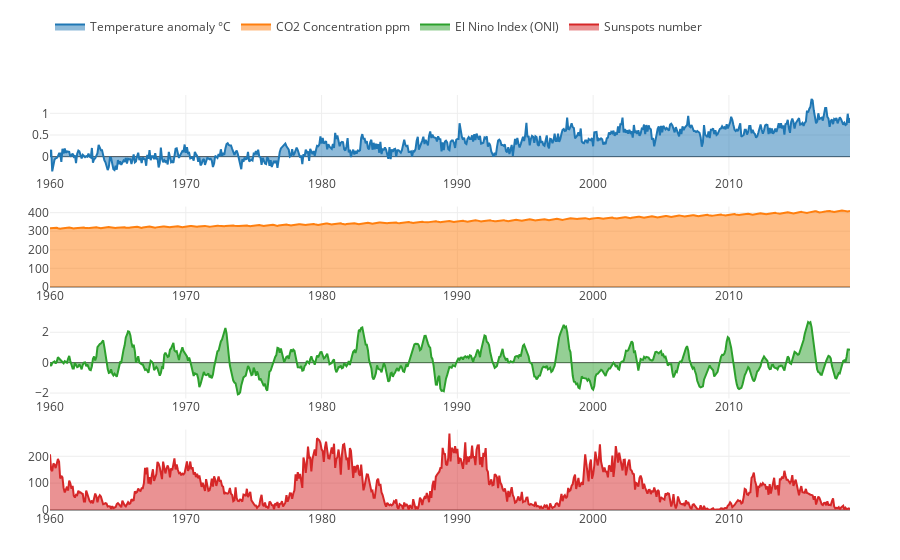

Write notebook code for a chart like this one.
### Markdown cell above
## Excersise 1

### Code cell
trace1 = go.Scatter(
  x=glb_range.index,
  y=glb_range.anomaly,
  name='Temperature anomaly °C',
  fill='tozeroy'
)
trace2 = go.Scatter(
  x=co2_range.index,
  y=co2_range.CO2filled,
  name='CO2 Concentration ppm',
  fill='tozeroy'
)
trace3 = go.Scatter(
  x=oni_range.index,
  y=oni_range.ANOM,
  name='El Nino Index (ONI)',
  fill='tozeroy'
)

trace4 = go.Scatter(
    x=sunspots_range.index,
    y=sunspots_range.SNvalue,
  name='Sunspots number',
  fill='tozeroy'
)



fig = tools.make_subplots(rows=4, cols=1)

fig.append_trace(trace1, 1, 1)
fig.append_trace(trace2, 2, 1)
fig.append_trace(trace3, 3, 1)
fig.append_trace(trace4, 4, 1)

#tighter margins for mobile devices
fig['layout'].update(legend=dict(x=0, y=1.2,orientation="h"),
                     margin=dict(l=50, r=50, b=50, t=50, pad=0))

#generates html file of the visualization
py.plot(fig, filename='docs/small-multiples-excersise1.html')
#plots the visualization in jupyter
py.iplot(fig, filename='small-multiples-excersise1.html')

### Figure 1 — Plotly figure (JSON) as saved in the notebook; plotly's stock layout.template omitted (floating-point values rounded to 4 significant figures; data arrays with more than 128 entries replaced by an {"elided": "..."} marker saying what was removed)
{"data": [{"fill": "tozeroy", "name": "Temperature anomaly °C", "type": "scatter", "uid": "1464209c-3ad9-11e9-8620-309c23011465", "x": {"elided": "708 str values"}, "xaxis": "x", "y": {"elided": "708 float values"}, "yaxis": "y"}, {"fill": "tozeroy", "name": "CO2 Concentration ppm", "type": "scatter", "uid": "1466439c-3ad9-11e9-9879-309c23011465", "x": {"elided": "708 str values"}, "xaxis": "x2", "y": {"elided": "708 float values"}, "yaxis": "y2"}, {"fill": "tozeroy", "name": "El Nino Index (ONI)", "type": "scatter", "uid": "14683f8a-3ad9-11e9-8963-309c23011465", "x": {"elided": "708 str values"}, "xaxis": "x3", "y": {"elided": "708 float values"}, "yaxis": "y3"}, {"fill": "tozeroy", "name": "Sunspots number", "type": "scatter", "uid": "146a3b74-3ad9-11e9-beec-309c23011465", "x": {"elided": "708 str values"}, "xaxis": "x4", "y": {"elided": "708 float values"}, "yaxis": "y4"}], "layout": {"legend": {"orientation": "h", "x": 0, "y": 1.2}, "margin": {"b": 50, "l": 50, "pad": 0, "r": 50, "t": 50}, "xaxis": {"anchor": "y", "domain": [0, 1]}, "xaxis2": {"anchor": "y2", "domain": [0, 1]}, "xaxis3": {"anchor": "y3", "domain": [0, 1]}, "xaxis4": {"anchor": "y4", "domain": [0, 1]}, "yaxis": {"anchor": "x", "domain": [0.8063, 1]}, "yaxis2": {"anchor": "x2", "domain": [0.5375, 0.7312]}, "yaxis3": {"anchor": "x3", "domain": [0.2687, 0.4625]}, "yaxis4": {"anchor": "x4", "domain": [0, 0.1938]}}}
